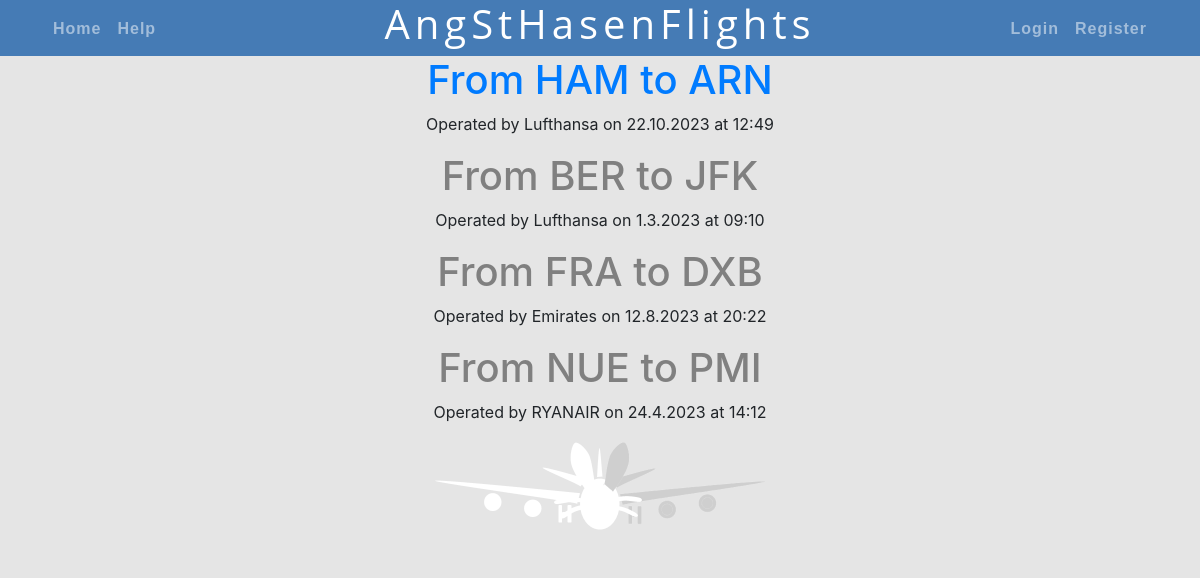
The app's page /flights/ with its own data.
### flightseats/models.py (models this page shows, shortened)
class Flight(models.Model):
    year = models.IntegerField(default=0)
    month = models.IntegerField(default=0)
    day = models.IntegerField(default=0)
    airline = models.CharField(max_length=250, default="Airline")
    flight_number = models.IntegerField(default=0)
    origin_airport = models.CharField(max_length=250, default="Airport")
    dest_airport = models.CharField(max_length=250, default="destination")
    departure = models.CharField(max_length=250, default="Time")

### flightseats/views.py (the view)
def flights(request):
    context = {
        'flights_bookable': Flight.objects.all()[0:1],  # first object is clickable/bookable
        'flights_rest': Flight.objects.all()[1:],  # bookable
        'current_user': request.user  # needed for black header on every page
    }
    return render(request, 'flightseats/flights.html', context)

### flightseats/templates/flightseats/flights.html
{% extends "flightseats/base.html" %}
{% block content %}
{% for flight in flights_bookable %}
<a href="{% url  'booking'  %}"><h1> From {{ flight.origin_airport }} to
    {{ flight.dest_airport }} </h1></a>
<p>Operated by {{ flight.airline }} on {{ flight.day }}.{{ flight.month }}.{{ flight.year }}
    at {{ flight.departure }}</p>
{% endfor %}
{% for flight in flights_rest %}
<a style="color:grey"><h1> From {{ flight.origin_airport }} to
    {{ flight.dest_airport }} </h1></a>
<p>Operated by {{ flight.airline }} on {{ flight.day }}.{{ flight.month }}.{{ flight.year }}
    at {{ flight.departure }}</p>
{% endfor %}
{% endblock content %}

### flightseats/templates/flightseats/base.html (style rules this page uses)
a { font-size: 16px }
p { text-align: center; }
h1 { text-align: center; }
body { text-align:center; background-color: rgba(0,0,0, 0.1); }
::placeholder { text-align: center; }

### records on screen
Flight: origin_airport "HAM", dest_airport "ARN", airline "Lufthansa", day "22", month "10", year "2023", departure "12:49"
Flight: origin_airport "BER", dest_airport "JFK", airline "Lufthansa", day "1", month "3", year "2023", departure "09:10"
Flight: origin_airport "FRA", dest_airport "DXB", airline "Emirates", day "12", month "8", year "2023", departure "20:22"
Flight: origin_airport "NUE", dest_airport "PMI", airline "RYANAIR", day "24", month "4", year "2023", departure "14:12"
